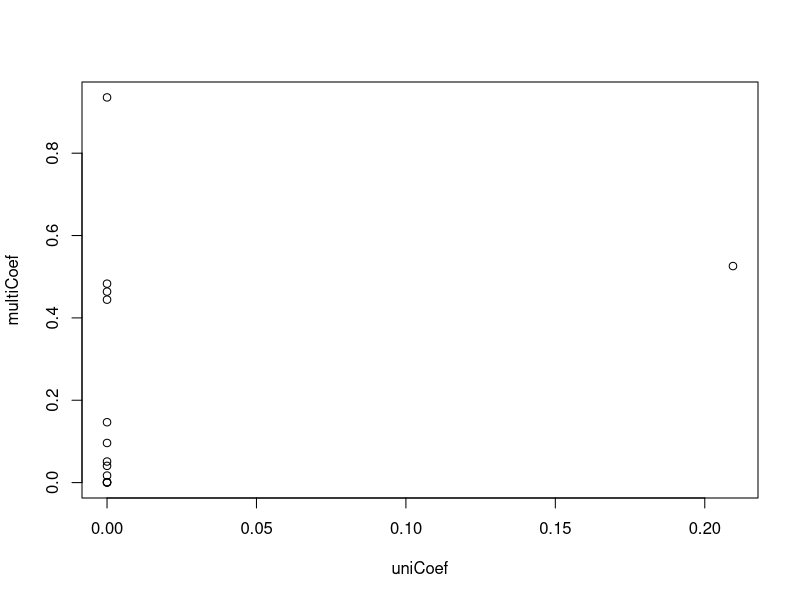

The R source for this figure:
## ---- chunk 1
knitr::opts_chunk$set(echo = TRUE)
## ---- chunk 2
#STA545 HW3

#initialize

library(MASS)
?Boston
data("Boston")
dim(Boston)
head(Boston)

#1A
SRzn<-lm(crim ~ zn, data=Boston)
summary(SRzn)
SRindus<-lm(crim ~ indus, data=Boston)
summary(SRindus)
SRchas<-lm(crim ~ chas, data=Boston)
summary(SRchas)
SRnox<-lm(crim ~ nox, data=Boston)
summary(SRnox)
SRrm<-lm(crim ~ rm, data=Boston)
summary(SRrm)
SRage<-lm(crim ~ age, data=Boston)
summary(SRage)
SRdis<-lm(crim ~ dis, data=Boston)
summary(SRdis)
SRrad<-lm(crim ~ rad, data=Boston)
summary(SRrad)
SRtax<-lm(crim ~ tax, data=Boston)
summary(SRtax)
SRptratio<-lm(crim ~ ptratio, data=Boston)
summary(SRptratio)
SRblack<-lm(crim ~ black, data=Boston)
summary(SRblack)
SRlstat<-lm(crim ~ lstat, data=Boston)
summary(SRlstat)
SRmedv<-lm(crim ~ medv, data=Boston)
summary(SRmedv)

#1B
MLR<-lm(crim~zn+indus+chas+nox+rm+age+dis+rad+tax+ptratio+black+lstat+medv,data=Boston)
summary(MLR)

#1C
uniCoef<-c(summary(SRzn)$coefficients[2,4],summary(SRindus)$coefficients[2,4],summary(SRchas)$coefficients[2,4],summary(SRnox)$coefficients[2,4],summary(SRrm)$coefficients[2,4],summary(SRage)$coefficients[2,4],summary(SRdis)$coefficients[2,4],summary(SRrad)$coefficients[2,4],summary(SRtax)$coefficients[2,4],summary(SRptratio)$coefficients[2,4],summary(SRblack)$coefficients[2,4],summary(SRlstat)$coefficients[2,4],summary(SRmedv)$coefficients[2,4])
uniCoef
multiCoef<-summary(MLR)$coefficients[2:14,4]
plot(x=uniCoef,y=multiCoef)
